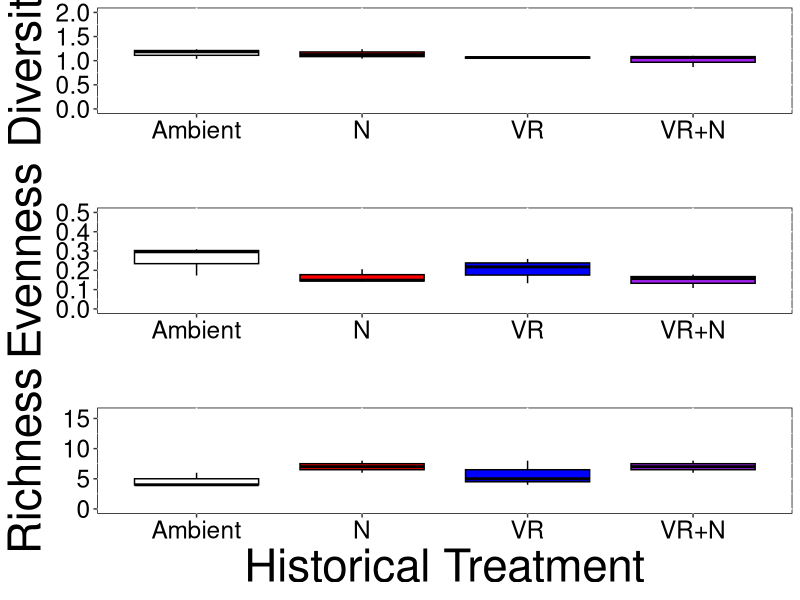
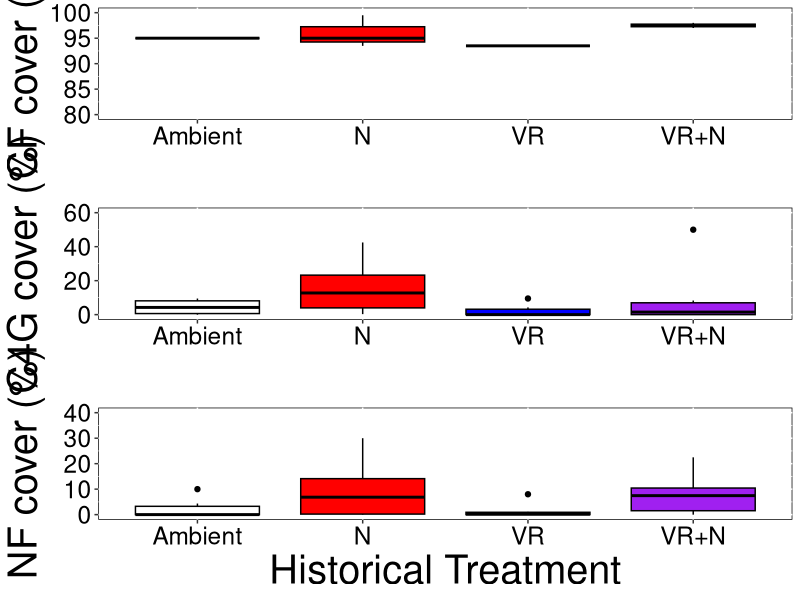

Generate these figures, in order, with R:
# script for plotting data from the PRICLE after cessation of treatments

## Load packages
library(lme4)
library(car)
library(emmeans)
library(tidyverse)
library(gtable)
library(grid)

## read in data
diversity = subset(read.csv('../data/diversity_data.csv'), year > 2015)
cover_sum = subset(read.csv('../data/cover_pft_data.csv'), year > 2015)

## create factors
diversity$nitrogenfac = as.factor(diversity$nitrogen)
diversity$precipitationfac = as.factor(diversity$precipitation)
diversity$blockfac = as.factor(diversity$block)
diversity$yearfac = as.factor(diversity$year)
diversity$plotfac = as.factor(diversity$plot)
cover_sum$nitrogenfac = as.factor(cover_sum$nitrogen)
cover_sum$precipitationfac = as.factor(cover_sum$precipitation)
cover_sum$blockfac = as.factor(cover_sum$block)
cover_sum$yearfac = as.factor(cover_sum$year)
cover_sum$plotfac = as.factor(cover_sum$plot)

## create treatment variable
diversity$treatment[diversity$precipitationfac == '0' & diversity$nitrogenfac == '0'] = 'Ambient'
diversity$treatment[diversity$precipitationfac == '1' & diversity$nitrogenfac == '0'] = 'VR'
diversity$treatment[diversity$precipitationfac == '0' & diversity$nitrogenfac == '1'] = 'N'
diversity$treatment[diversity$precipitationfac == '1' & diversity$nitrogenfac == '1'] = 'VR+N'
cover_sum$treatment[cover_sum$precipitationfac == '0' & cover_sum$nitrogenfac == '0'] = 'Ambient'
cover_sum$treatment[cover_sum$precipitationfac == '1' & cover_sum$nitrogenfac == '0'] = 'VR'
cover_sum$treatment[cover_sum$precipitationfac == '0' & cover_sum$nitrogenfac == '1'] = 'N'
cover_sum$treatment[cover_sum$precipitationfac == '1' & cover_sum$nitrogenfac == '1'] = 'VR+N'

## create figures

### diversity figure
d_plot = ggplot(data = diversity, aes(y = D, x = treatment, fill = treatment)) +
  theme(legend.position = 'none',
        legend.title = element_blank(),
        axis.title.y=element_text(size=rel(3), colour = 'black'),
        axis.title.x=element_text(size=rel(3), colour = 'black'),
        axis.text.x=element_text(size=rel(2), colour = 'black'),
        axis.text.y=element_text(size=rel(2), colour = 'black'),
        panel.background = element_rect(fill = 'white', colour = 'black'),
        panel.grid.major = element_line(colour = "white"),
        legend.background = element_blank(),
        legend.box.background = element_rect(colour = "black")) +
  geom_boxplot(position = 'dodge', colour = 'black') +
  scale_fill_manual(values = c('white', 'red', 'blue', 'purple')) +
  ylim(c(0, 2)) +
  ylab('Diversity') +
  xlab('') #+
  # annotate('text', x = 1, y = c(2, 1.8, 1.6), 
  #          label = c('N (ns)', 'VR (ns)', 'N x VR (ns)'))

e_plot = ggplot(data = diversity, aes(y = E, x = treatment, fill = treatment)) +
  theme(legend.position = 'none',
        legend.title = element_blank(),
        axis.title.y=element_text(size=rel(3), colour = 'black'),
        axis.title.x=element_text(size=rel(3), colour = 'black'),
        axis.text.x=element_text(size=rel(2), colour = 'black'),
        axis.text.y=element_text(size=rel(2), colour = 'black'),
        panel.background = element_rect(fill = 'white', colour = 'black'),
        panel.grid.major = element_line(colour = "white"),
        legend.background = element_blank(),
        legend.box.background = element_rect(colour = "black")) +
  geom_boxplot(position = 'dodge', colour = 'black') +
  scale_fill_manual(values = c('white', 'red', 'blue', 'purple')) +
  ylim(c(0, 0.5)) +
  ylab('Evenness') +
  xlab('') #+
  # annotate('text', x = 1, y = c(2/4, 1.8/4, 1.6/4), 
  #          label = c('N†', 'VR (ns)', 'N x VR (ns)'))

r_plot = ggplot(data = diversity, aes(y = R, x = treatment, fill = treatment)) +
  theme(legend.position = 'none',
        legend.title = element_blank(),
        axis.title.y=element_text(size=rel(3), colour = 'black'),
        axis.title.x=element_text(size=rel(3), colour = 'black'),
        axis.text.x=element_text(size=rel(2), colour = 'black'),
        axis.text.y=element_text(size=rel(2), colour = 'black'),
        panel.background = element_rect(fill = 'white', colour = 'black'),
        panel.grid.major = element_line(colour = "white"),
        legend.background = element_blank(),
        legend.box.background = element_rect(colour = "black")) +
  geom_boxplot(position = 'dodge', colour = 'black') +
  scale_fill_manual(values = c('white', 'red', 'blue', 'purple')) +
  ylim(c(0, 16)) +
  ylab('Richness') +
  xlab('Historical Treatment') #+
  # annotate('text', x = 1, y = c(2*8, 1.8*8, 1.6*8), 
  #          label = c('N†', 'VR (ns)', 'N x VR (ns)'))

d_plot_g = ggplotGrob(d_plot)
e_plot_g = ggplotGrob(e_plot)
r_plot_g = ggplotGrob(r_plot)

diversity_plots = rbind(d_plot_g, e_plot_g, r_plot_g, size = 'last')
diversity_plots$widths = unit.pmax(d_plot_g$widths, e_plot_g$widths, r_plot_g$widths)
grid.newpage()
grid.draw(diversity_plots)

### plant type figure
cf_plot = ggplot(data = subset(cover_sum, pft == 'cf'), aes(y = Sum, x = treatment, fill = treatment)) +
  theme(legend.position = 'none',
        legend.title = element_blank(),
        axis.title.y=element_text(size=rel(2.6), colour = 'black'),
        axis.title.x=element_text(size=rel(2.6), colour = 'black'),
        axis.text.x=element_text(size=rel(2), colour = 'black'),
        axis.text.y=element_text(size=rel(2), colour = 'black'),
        panel.background = element_rect(fill = 'white', colour = 'black'),
        panel.grid.major = element_line(colour = "white"),
        legend.background = element_blank(),
        legend.box.background = element_rect(colour = "black")) +
  geom_boxplot(position = 'dodge', colour = 'black') +
  scale_fill_manual(values = c('white', 'red', 'blue', 'purple')) +
  ylim(c(80, 100)) +
  ylab('CF cover (%)') +
  xlab('') #+
# annotate('text', x = 1, y = c(2, 1.8, 1.6), 
#          label = c('N (ns)', 'VR (ns)', 'N x VR (ns)'))

c4g_plot = ggplot(data = subset(cover_sum, pft == 'c4g'), aes(y = Sum, x = treatment, fill = treatment)) +
  theme(legend.position = 'none',
        legend.title = element_blank(),
        axis.title.y=element_text(size=rel(2.6), colour = 'black'),
        axis.title.x=element_text(size=rel(2.6), colour = 'black'),
        axis.text.x=element_text(size=rel(2), colour = 'black'),
        axis.text.y=element_text(size=rel(2), colour = 'black'),
        panel.background = element_rect(fill = 'white', colour = 'black'),
        panel.grid.major = element_line(colour = "white"),
        legend.background = element_blank(),
        legend.box.background = element_rect(colour = "black")) +
  geom_boxplot(position = 'dodge', colour = 'black') +
  scale_fill_manual(values = c('white', 'red', 'blue', 'purple')) +
  ylim(c(0, 60)) +
  ylab('C4G cover (%)') +
  xlab('') #+
# annotate('text', x = 1, y = c(2, 1.8, 1.6), 
#          label = c('N (ns)', 'VR (ns)', 'N x VR (ns)'))

nf_plot = ggplot(data = subset(cover_sum, pft == 'nf'), aes(y = Sum, x = treatment, fill = treatment)) +
  theme(legend.position = 'none',
        legend.title = element_blank(),
        axis.title.y=element_text(size=rel(2.6), colour = 'black'),
        axis.title.x=element_text(size=rel(2.6), colour = 'black'),
        axis.text.x=element_text(size=rel(2), colour = 'black'),
        axis.text.y=element_text(size=rel(2), colour = 'black'),
        panel.background = element_rect(fill = 'white', colour = 'black'),
        panel.grid.major = element_line(colour = "white"),
        legend.background = element_blank(),
        legend.box.background = element_rect(colour = "black")) +
  geom_boxplot(position = 'dodge', colour = 'black') +
  scale_fill_manual(values = c('white', 'red', 'blue', 'purple')) +
  ylim(c(0, 40)) +
  ylab('NF cover (%)') +
  xlab('Historical Treatment') #+
# annotate('text', x = 1, y = c(2, 1.8, 1.6), 
#          label = c('N (ns)', 'VR (ns)', 'N x VR (ns)'))

cf_plot_g = ggplotGrob(cf_plot)
c4g_plot_g = ggplotGrob(c4g_plot)
nf_plot_g = ggplotGrob(nf_plot)

pft_plots = rbind(cf_plot_g, c4g_plot_g, nf_plot_g, size = 'last')
pft_plots$widths = unit.pmax(cf_plot_g$widths, c4g_plot_g$widths, nf_plot_g$widths)
grid.newpage()
grid.draw(pft_plots)
